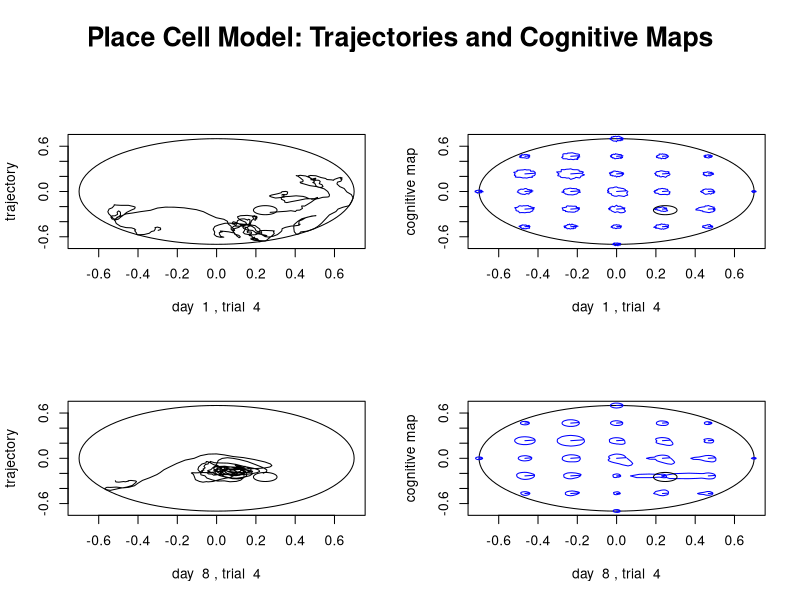

Here is the R script that generated this plot:
run_trial <- function(weights0, Wmult, sigma_pc, sigma_ac, PC_x, PC_y, Vdecay, ac_const, beta, etdecay, lrate, discf, noise, platform_x, platform_y, starting_x, starting_y, speed, wall_pun)
{
  # FIXED PARAMETERS OF THE EXPERIMENT
  
  pool_diameter <- 1.4 #Maze diameter in metres (m)
  platform_radius <- 0.06 #Platform radius
  
  N_pc <- 211 #Population of place cells
  N_ac <- 36 #Population of action cells
  which <- 0
  
  dist <- 0
  wall_zone <- 0
  quadrants <- c(0,0,0,0) #Percentage spent on each quadrant
  
  weights <- weights0 #Initialize modifiable weights
  
  el_tr <- matrix(rep(0, N_pc*N_ac), nrow = N_pc) #Initialize eligibility traces matrix
  
  #Initialize trajectories
  track_x <- starting_x #Current position of trajectory is equal to the starting location of the animal
  track_y <- starting_y
  vel_x <- 0
  vel_y <- 0
  
  # NAVIGATION LOOP
  while ((track_x[length(track_x)] - platform_x)^2 + (track_y[length(track_y)] - platform_y)^2 > platform_radius^2)
  {
    weights <- weights*(1-noise) + matrix(runif(N_pc*N_ac), nrow = N_pc)*Wmult*noise
    
    #Calculate PC activation
    PC_activation <- rep(0, N_pc)
    for (i in 1:N_pc){
      PC_activation[i] <- exp(-((track_x[length(track_x)] - PC_x[i])^2 + (track_y[length(track_y)] - PC_y[i])^2)/(2*sigma_pc^2))
    }
    
    #Calculate AC activation (i.e. value of the action, Q)
    if (length(track_x) > 1){
      prevQ <- AC_activation[which] #Displays the Q value before movement
    }
    
    AC_activation <- PC_activation %*% weights
    
    #Make an action
    ACsel <- AC_activation^beta
    ACsel <- ACsel / sum(ACsel)
    ASrand <- runif(1)
    which <- 1
    ASsum <- ACsel[1]
    while (which < N_ac && ASsum < ASrand){
      which <- which + 1
      ASsum <- ASsum + ACsel[which]
    }
    
    #Eligibility traces
    el_tr <- el_tr * etdecay
    
    for (j in 1:N_ac){
      itmp <- min(abs(j-which), N_ac-abs(j-which))
      actgaus <- exp(-(itmp*itmp)/(2*sigma_ac*sigma_ac))
      el_tr[,j] <- el_tr[,j] + actgaus*AC_activation[j]*t(t(PC_activation))
    }
    
    vel_x = c(vel_x, (vel_x[length(vel_x)]+ac_const*cos(which/N_ac*2*pi))*Vdecay)
    vel_y = c(vel_y, (vel_y[length(vel_y)]+ac_const*sin(which/N_ac*2*pi))*Vdecay)
    #velocity per time step (not second)
    track_x = c(track_x, track_x[length(track_x)]+vel_x[length(vel_x)])
    track_y = c(track_y, track_y[length(track_y)]+vel_y[length(vel_y)])
    
    #Check if not out of bounds, reset location & speed if so
    if (track_x[length(track_x)]^2 + track_y[length(track_y)]^2 > (pool_diameter/2)^2)
    {
      ratio = (track_x[length(track_x)]^2 + track_y[length(track_y)]^2)/((pool_diameter/2)^2)
      track_x[length(track_x)] = track_x[length(track_x)]/sqrt(ratio)
      track_y[length(track_y)] = track_y[length(track_y)]/sqrt(ratio)
      vel_x[length(vel_x)] = track_x[length(track_x)] - track_x[length(track_x)-1]
      vel_y[length(vel_y)] = track_y[length(track_y)] - track_y[length(track_y)-1]
    }
    
    
    if (length(track_x) > 2)
    { if ((track_x[length(track_x)]  - platform_x)^2 + (track_y[length(track_y)]  - platform_y)^2 < platform_radius^2)
    { rew = 10 } #found platform - reward
      else if (track_x[length(track_x)]^2+track_y[length(track_y)]^2 > (0.99*pool_diameter/2)^2)
      { rew = -wall_pun } #hit wall - punishment
      else
      { rew = 0 } #didn't find - no reward
      
      currQ = AC_activation[which]
      tderr = rew + discf*currQ - prevQ #temporal difference error
      weights = pmax(weights + lrate*tderr*el_tr, 0)
    }
    
    laststep = sqrt((track_x[length(track_x)]-track_x[length(track_x)-1])^2 + (track_y[length(track_y)]-track_y[length(track_y)-1])^2)
    dist = dist + laststep
    
    if (track_x[length(track_x)]^2 + track_y[length(track_y)]^2 > 0.8*(pool_diameter/2)^2)
    { wall_zone = wall_zone + 1 }
    else if (track_x[length(track_x)] > 0 && track_y[length(track_y)] > 0)
    { quadrants[1] = quadrants[1] + 1 }
    else if (track_x[length(track_x)] < 0 && track_y[length(track_y)] > 0)
    { quadrants[2] = quadrants[2] + 1 }
    else if (track_x[length(track_x)] < 0 && track_y[length(track_y)] < 0)
    { quadrants[3] = quadrants[3] + 1 }
    else
    { quadrants[4] = quadrants[4] + 1 }
    
    if (length(track_x) > 100) # evaluate latency only after 100+ steps to be accurate
    { speed_ts = mean(sqrt((vel_x[-1]^2+vel_y[-1]^2))) # speed in meters/time step
    latency = (length(track_x)-1) * speed_ts / speed # convert to seconds
    if (latency > 60) # if more than a minute, stop
    { break }
    }
    
  }
  
  latency <- length(track_x)-1 # latency in time steps
  wall_zone <- wall_zone/latency
  quadrants <- quadrants/latency
  speed_ts <- mean(sqrt((vel_x[-1]^2+vel_y[-1]^2))) # speed in meters/time step
  
  latency <- latency * speed_ts / speed # latency in seconds
  return(list(weights, track_x, track_y, vel_x, vel_y, dist, wall_zone, quadrants, latency))
}
  
N_pc <- 211 #Population of place cells [100..300]
N_ac <- 36 #Population of action cells [25..50]

plot_trajectories <- 1 #yes - 1, no - 0
plot_cognitive_maps <- 1 #yes - 1, no - 0
pln <- plot_trajectories + plot_cognitive_maps
Nruns <- 10 #how many runs to run if not plotting anything

pool_diameter <- 1.4 #Maze diameter (\phi) in metres (m)
platform_radius <- 0.06 #Platform radius (m)
sigma_pc <- 0.1 #place cell sigma (standard deviation), in meters [0.05..0.2]
sigma_ac <- 2 #action cell sigma (standard deviation), in action cells [1..3]

etdecay <- 0.83 #Eligibility trace decay (lambda) [0.75..0.95] LESS THAN GAMMA!
beta <- 6 #Exploration-exploitation factor (\beta) [0.5..12]
alpha <- 0.01 #Learning rate (\alpha) [0.005..0.02]
gamma <- 0.85 #Discount factor (\gamma) [0.75..0.95]

Vdecay <- 0.82 #velocity decay [0.75..0.95]
ac_const <- 0.02 #acceleration const [0.01..0.03]
Wnoise <- 0.0004 #Weight noise [0.0001..0.0007]
Wmult <- 0.1 #Weight multiplier [0.05..0.15]
hitwall <- 0.5 #punishment for hitting the wall [0..1]
speed <- 0.175 #mouse speed (m/s) [0.1..0.25]

Ntrials <- 4 #number of trials per day
Ndays <- 8 #number of days

#performance measures to compute: latency, distance, time in target quadrant, opposite quadrant, and wall zone
if (pln > 0.5) #if any plots
{ PMs <- array(rep(0,5*Ndays*Ntrials), c(5,Ndays,Ntrials))
} else {
  PMs <- array(rep(0,5*Ndays*Ntrials*Nruns), c(5,Ndays,Ntrials,Nruns)) }
#multiple runs


#Platform coordinates:
platform_x <- cos(-pi/4)*pool_diameter/4 #x coordinate
platform_y <- sin(-pi/4)*pool_diameter/4 #y coordinate

#Starting locations of the modeled animal (4 different ones):
strad <- pool_diameter/2*0.85 #15% of maze radius to the wall
starting_xs <- strad * c(cos(pi/6), cos(pi/3), cos(7*pi/6), cos(4*pi/3)) #x coordinates
starting_ys <- strad * c(sin(pi/6), sin(pi/3), sin(7*pi/6), sin(4*pi/3)) #y coordinates

th <- (0:100)/50*pi #for plotting circles :)

if (pln > 0.5) {

#Generate initial weights
weights <- matrix(runif(N_pc*N_ac), nrow = N_pc)*Wmult

#Generate place cells
PC_x <- rep(0,N_pc) #1xN_pc matrix containing the x = 0 coordinate for each place cell
PC_y <- rep(0,N_pc) #1xN_pc matrix containing the y = 0 coordinate for each place cell
for (i in 1:N_pc) {
    #For each place cell:
    PC_x[i] <- (runif(1) - 0.5)*pool_diameter#Random positions of place cells
    PC_y[i] <- (runif(1) - 0.5)*pool_diameter
    while ((PC_x[i]^2 + PC_y[i]^2 > (pool_diameter/2)^2)){
        #Checks for out of bounds
        PC_x[i] <- (runif(1) - 0.5)*pool_diameter
        PC_y[i] <- (runif(1) - 0.5)*pool_diameter
    }
}
par(mfrow = c(2,2), oma = c(0, 0, 4, 0))

for (day in 1:Ndays) {
    idxs = sample(4) #randomly choose 4 starting locations
    for (trial in 1:Ntrials){

        idx <- idxs[trial] #take each location
        starting_x <- starting_xs[idx]
        starting_y <- starting_ys[idx]

        modresults <- run_trial (weights, Wmult, sigma_pc, sigma_ac, PC_x, PC_y, Vdecay, ac_const, beta, etdecay, alpha, gamma, Wnoise, platform_x, platform_y, starting_x, starting_y, speed, hitwall)
        #run trial
        weights <- modresults[[1]]
        track_x <- modresults[[2]]
        track_y <- modresults[[3]]
        vel_x <- modresults[[4]]
        vel_y <- modresults[[5]]
        
#        weights <- wres

        PMs[1,day,trial] <- modresults[[9]] #latency
        PMs[2,day,trial] <- modresults[[6]] #dist
        PMs[3,day,trial] <- modresults[[8]][4]*100 #target quadrant
        PMs[4,day,trial] <- modresults[[8]][2]*100 #opposite quadrant
        PMs[5,day,trial] <- modresults[[7]]*100 #wall zone
        #record performance measures

        if (plot_trajectories && ((day == 1 && trial == 4) || (day == 8 && trial == 4)))
        {
          plot(pool_diameter/2*cos(th), pool_diameter/2*sin(th),
               type = "l",
               xlab = paste("day ", day, ", trial ", trial),
               ylab = "trajectory")
          lines(track_x, track_y, type = "l")
          lines(platform_x + platform_radius*cos(th),
                platform_y + platform_radius*sin(th),
                type = "l")
        }

        if (plot_cognitive_maps && ((day == 1 && trial == 4) || (day == 8 && trial == 4))) {
          plot(pool_diameter/2*cos(th), pool_diameter/2*sin(th),
               type = "l",
               xlab = paste("day ", day, ", trial ", trial),
               ylab = "cognitive map")
          
          for (x in (-3:3) * (pool_diameter/6)) {
            for (y in (-3:3) * (pool_diameter/6)) {
              if (x^2 + y^2 <= (pool_diameter/2)^2) {
                x2 <- x
                y2 <- y
                
                for (k in 1:N_ac) {
                  PC_activation <- rep(0, N_pc)
                  for (i in 1:N_pc) {
                    PC_activation[i] <- exp(-((x - PC_x[i])^2 + (y - PC_y[i])^2)/(2*sigma_pc^2))
                  }
                  
                  AC_activation <- rep(0, N_ac)
                  for (i in 1:N_ac) {
                    for (j in 1:N_pc) {
                      AC_activation[i] <- AC_activation[i] + PC_activation[j] * weights[j, i]
                    }
                  }
                  
                  x2 <- c(x2, x + (AC_activation[k]/10) * cos(k/N_ac*2*pi))
                  y2 <- c(y2, y + (AC_activation[k]/10) * sin(k/N_ac*2*pi))
                }
                
                lines(x2, y2, type = "l", col = "blue")
              }
            }
          }
          
          lines(platform_x + platform_radius*cos(th),
                platform_y + platform_radius*sin(th),
                type = "l")
        }
    }
}

mtext("Place Cell Model: Trajectories and Cognitive Maps",
      outer = TRUE, cex = 1.6, font = 2, line = 1)

} else {
# run multiple times without plotting!

for (reps in 1:Nruns){
#Generate initial weights for each run
weights <- matrix(runif(N_pc*N_ac), nrow = N_pc)*Wmult

#Generate place cells for each run
PC_x <- rep(0,N_pc) #1xN_pc matrix containing the x = 0 coordinate for each place cell
PC_y <- rep(0,N_pc) #1xN_pc matrix containing the y = 0 coordinate for each place cell
for (i in 1:N_pc) {
  #For each place cell:
  PC_x[i] <- (runif(1) - 0.5)*pool_diameter#Random positions of place cells
  PC_y[i] <- (runif(1) - 0.5)*pool_diameter
  while ((PC_x[i]^2 + PC_y[i]^2 > (pool_diameter/2)^2)){
    #Checks for out of bounds
    PC_x[i] <- (runif(1) - 0.5)*pool_diameter
    PC_y[i] <- (runif(1) - 0.5)*pool_diameter
  }
}

for (day in 1:Ndays){
  idxs = sample(4)  #randomly choose 4 starting locations
    for (trial in 1:Ntrials){

      idx <- idxs[trial] #take each location
      starting_x <- starting_xs[idx]
      starting_y <- starting_ys[idx]

      modresults <- run_trial (weights, Wmult, sigma_pc, sigma_ac, PC_x, PC_y, Vdecay, ac_const, beta, etdecay, alpha, gamma, Wnoise, platform_x, platform_y, starting_x, starting_y, speed, hitwall)
      #run trial
      weights <- modresults[[1]]
      
      PMs[1,day,trial,reps] <- modresults[[9]] #latency
      PMs[2,day,trial,reps] <- modresults[[6]] #dist
      PMs[3,day,trial,reps] <- modresults[[8]][4]*100 #target quadrant
      PMs[4,day,trial,reps] <- modresults[[8]][2]*100 #opposite quadrant
      PMs[5,day,trial,reps] <- modresults[[7]]*100 #wall zone
      #record performance measures
     }
}
}
}
